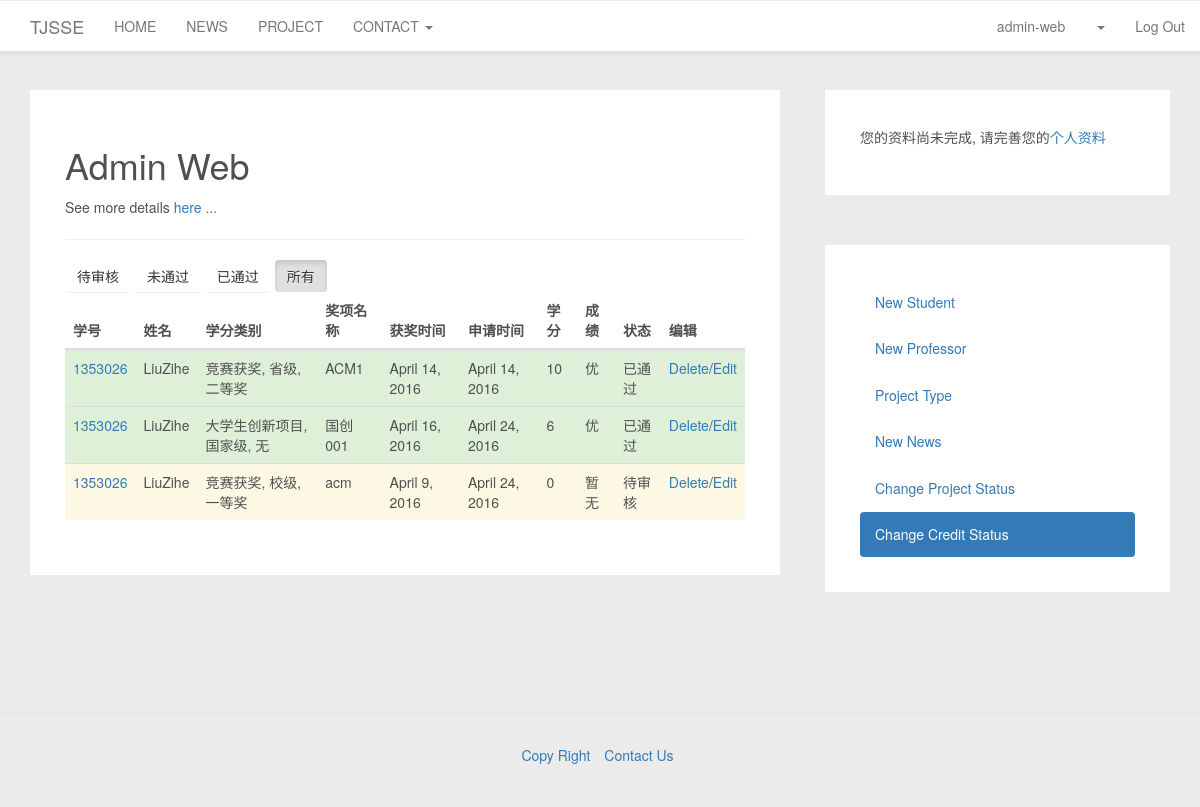
/accounts/adminweb/change_credit_status/3 (signed in), run on an earlier commit of the app's database.
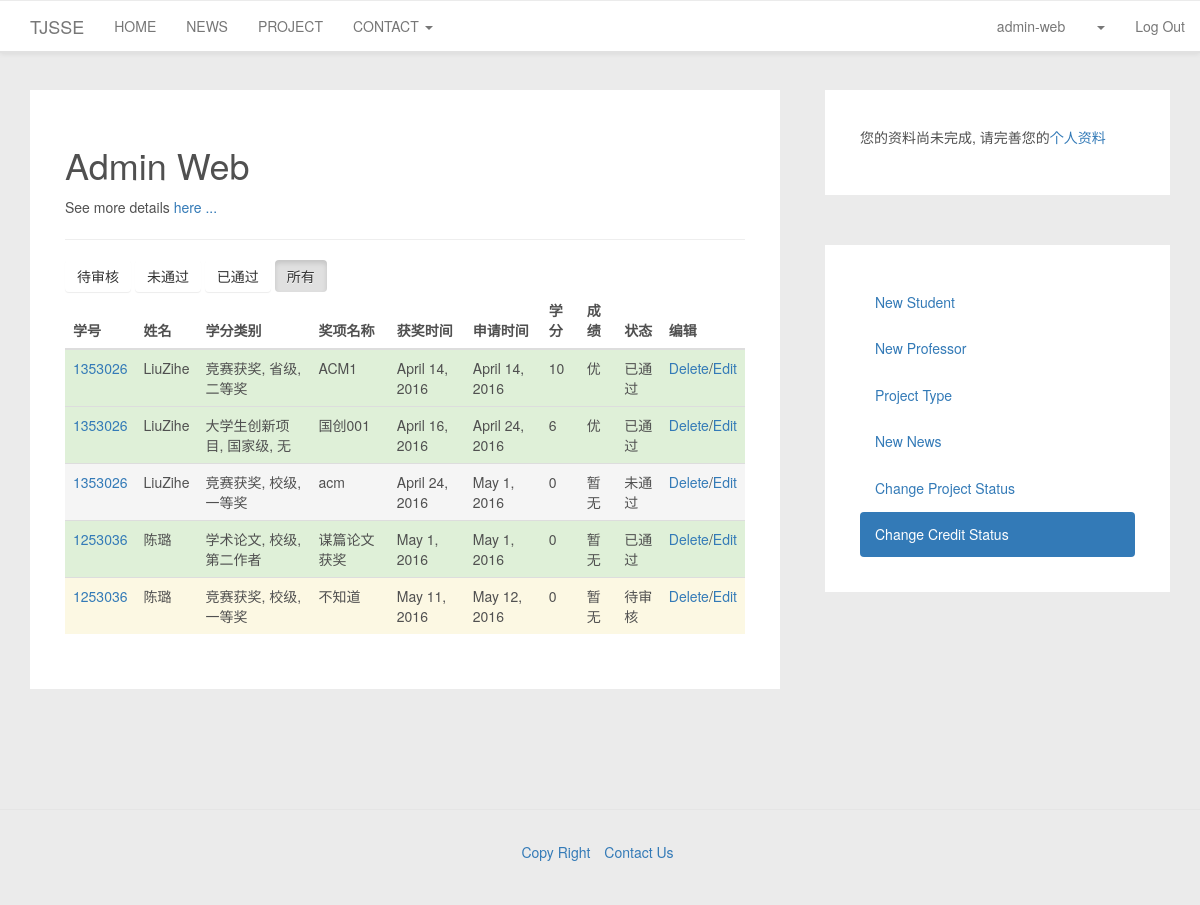
And on a later commit of the database.
### accounts/models.py (models this page shows, shortened)
class Credit(models.Model):
    student = models.ForeignKey(User)
    create_credit_date = models.DateField(auto_now=True)
    get_project_date = models.DateField(null=True)
    name = models.CharField('名称', max_length=300)
    CREDIT_TYPE_CHOICES = [
        (1, '竞赛获奖'),
        (2, '学术论文'),
        (3, '国家发明专利'),
        (4, '大学生创新项目'),
    ]
    CREDIT_SECOND_TYPE = [
        (11, '校级'), (12, '省级'), (13, '国家级'), (14, '国际级'), (15, '其他'),
        (21, '权威报纸'), (22, '核心期刊'), (23, 'SCI/EI检索'),
        (0, '无')
    ]
    CREDIT_THIRD_TYPE = [
        (11, '一等奖'), (12, '二等奖'), (13, '三等奖'),
        (21, '第一作者'), (22, '第二作者'), (23, '第三作者'),
        (0, "无")
    ]
    credit_type = models.IntegerField('认定类型', choices=CREDIT_TYPE_CHOICES, default='1')
    credit_second_type = models.IntegerField('认定等级2', choices=CREDIT_SECOND_TYPE, default='11')
    credit_third_type = models.IntegerField('认定等级3', choices=CREDIT_THIRD_TYPE, default='11')
    CREDIT_STATUS_CHOICES = [
        (0, '待审核'),
        (1, '未通过'),
        (2, '已通过'),
    ]
    status = models.IntegerField('审核状态', choices=CREDIT_STATUS_CHOICES, default=0)
    CREDIT_GRADE = [
        (5, '优'),
        (4, '良'),
        (3, '中'),
        (2, '及格'),
        (0, '暂无')
    ]
    grade = models.IntegerField('学分等级', choices=CREDIT_GRADE, default=0)
    value = models.IntegerField('认定学分', default=0)
    image = models.ImageField('认证图片', upload_to='img', null=True)
    class Meta:
        ordering = ['create_credit_date']

### adminweb/views.py (the view)
# urls.py: url(r'^change_credit_status/(?P<status>[0-9]+)$', views.change_credit_statu, name='change_credit_stauts'),
def change_credit_statu(request, status=3):
    status = int(status)
    if not request.user.is_superuser or status > 3 or status < 0:
        return HttpResponseRedirect(reverse('home'))
    try:
        if status is 3:
            credit_list = Credit.objects.all()
        else:
            credit_list = Credit.objects.filter(status=status)
        return render(request, 'adminweb_change_credit_status.html', {'credit_list': credit_list})
    except:
        return HttpResponseRedirect(reverse('home'))

### templates/adminweb_change_credit_status.html (shortened to what this page needs)
{% extends 'base_adminweb.html' %}
{% load staticfiles %}
{% block adminweb_base %}
    <a id="0" type="button" class="btn btn-default"  href="./0">待审核</a>
    <a id="1" type="button" class="btn btn-default"  href="./1">未通过</a>
    <a id="2" type="button" class="btn btn-default"  href="./2">已通过</a>
    <a id="3" type="button" class="btn btn-default"  href="./3">所有</a>
    <table class="table table-striped table-hover">
      <thead>
        <tr>
            <th>学号</th>
            <th>姓名</th>
            <th>学分类别</th>
            <th>奖项名称</th>
            <th>获奖时间</th>
            <th>申请时间</th>
            <th>学分</th>
            <th>成绩</th>
            <th>状态</th>
            <th>编辑</th>
        </tr>
      </thead>
      <tbody>
        {% for credit in credit_list %}
            {% if credit.status == 0 %}
                    <tr class="warning">
            {% elif credit.status == 1 %}
                    <tr class="active">
            {% else %}
                    <tr class="success">
            {% endif %}
                <td><a href="{% url 'get_student_credit' id=credit.student.id status=3 %}">{{ credit.student.username }}</a></td>
                <td>{{ credit.student.first_name }}{{ credit.student.last_name }}</td>
                <td>{{ credit.get_credit_type_display}}, {{ credit.get_credit_second_type_display }}, {{ credit.get_credit_third_type_display }}</td>
                <td>{{ credit.name  }}</td>
                <td>{{ credit.get_project_date }}</td>
                <td>{{ credit.create_credit_date }}</td>
                <td>{{ credit.value }}</td>
                <td>{{ credit.get_grade_display }}</td>
                <td>{{ credit.get_status_display }}</td>
                <td>
                    <a href="{% url 'super_delete_credit' id=credit.id %}">Delete</a>/<a href="{% url 'super_edit_credit' id=credit.id %}">Edit</a>
                </td>
            </tr>
        {% endfor %}
      </tbody>
    </table>
{% endblock adminweb_base %}

What changed in the data, as far as the page shows it:
changed Credit "acm": get_project_date "April 9, 2016" → "April 24, 2016"; create_credit_date "April 24, 2016" → "May 1, 2016"; status "待审核" → "未通过"
added Credit: student.username "1253036", student.first_name "陈", student.last_name "璐", credit_type "学术论文", credit_second_type "校级", credit_third_type "第二作者", name "谋篇论文获奖", get_project_date "May 1, 2016", create_credit_date "May 1, 2016", value "0", grade "暂无", status "已通过"
added Credit: student.username "1253036", student.first_name "陈", student.last_name "璐", credit_type "竞赛获奖", credit_second_type "校级", credit_third_type "一等奖", name "不知道", get_project_date "May 11, 2016", create_credit_date "May 12, 2016", value "0", grade "暂无", status "待审核"
